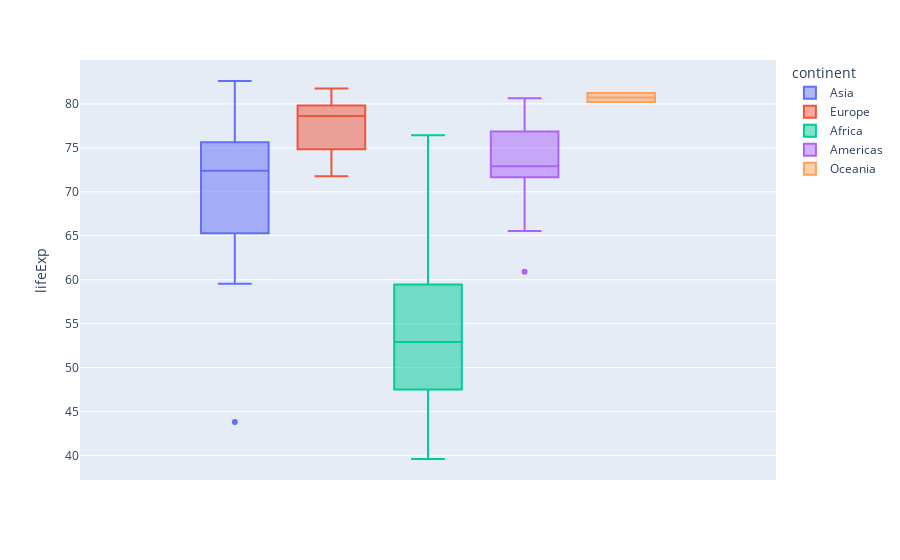

The notebook cell saved with this chart:
### Code cell
px.box(df.loc[df['year'] == 2007],
    y = 'lifeExp',
    color = 'continent',
    hover_name = 'country')

### Figure 1 — Plotly figure (JSON) as saved in the notebook; plotly's stock layout.template omitted (floating-point values rounded to 4 significant figures)
{"data": [{"alignmentgroup": "True", "hovertemplate": "<b>%{hovertext}</b><br><br>continent=Asia<br>lifeExp=%{y}<extra></extra>", "hovertext": ["Afghanistan", "Bahrain", "Bangladesh", "Cambodia", "China", "Hong Kong, China", "India", "Indonesia", "Iran", "Iraq", "Israel", "Japan", "Jordan", "Korea, Dem. Rep.", "Korea, Rep.", "Kuwait", "Lebanon", "Malaysia", "Mongolia", "Myanmar", "Nepal", "Oman", "Pakistan", "Philippines", "Saudi Arabia", "Singapore", "Sri Lanka", "Syria", "Taiwan", "Thailand", "Vietnam", "West Bank and Gaza", "Yemen, Rep."], "legendgroup": "Asia", "marker": {"color": "#636efa"}, "name": "Asia", "notched": false, "offsetgroup": "Asia", "orientation": "v", "showlegend": true, "type": "box", "x0": " ", "xaxis": "x", "y": [43.83, 75.64, 64.06, 59.72, 72.96, 82.21, 64.7, 70.65, 70.96, 59.55, 80.75, 82.6, 72.53, 67.3, 78.62, 77.59, 71.99, 74.24, 66.8, 62.07, 63.78, 75.64, 65.48, 71.69, 72.78, 79.97, 72.4, 74.14, 78.4, 70.62, 74.25, 73.42, 62.7], "y0": " ", "yaxis": "y"}, {"alignmentgroup": "True", "hovertemplate": "<b>%{hovertext}</b><br><br>continent=Europe<br>lifeExp=%{y}<extra></extra>", "hovertext": ["Albania", "Austria", "Belgium", "Bosnia and Herzegovina", "Bulgaria", "Croatia", "Czech Republic", "Denmark", "Finland", "France", "Germany", "Greece", "Hungary", "Iceland", "Ireland", "Italy", "Montenegro", "Netherlands", "Norway", "Poland", "Portugal", "Romania", "Serbia", "Slovak Republic", "Slovenia", "Spain", "Sweden", "Switzerland", "Turkey", "United Kingdom"], "legendgroup": "Europe", "marker": {"color": "#EF553B"}, "name": "Europe", "notched": false, "offsetgroup": "Europe", "orientation": "v", "showlegend": true, "type": "box", "x0": " ", "xaxis": "x", "y": [76.42, 79.83, 79.44, 74.85, 73.0, 75.75, 76.49, 78.33, 79.31, 80.66, 79.41, 79.48, 73.34, 81.76, 78.89, 80.55, 74.54, 79.76, 80.2, 75.56, 78.1, 72.48, 74.0, 74.66, 77.93, 80.94, 80.88, 81.7, 71.78, 79.42], "y0": " ", "yaxis": "y"}, {"alignmentgroup": "True", "hovertemplate": "<b>%{hovertext}</b><br><br>continent=Africa<br>lifeExp=%{y}<extra></extra>", "hovertext": ["Algeria", "Angola", "Benin", "Botswana", "Burkina Faso", "Burundi", "Cameroon", "Central African Republic", "Chad", "Comoros", "Congo, Dem. Rep.", "Congo, Rep.", "Cote d'Ivoire", "Djibouti", "Egypt", "Equatorial Guinea", "Eritrea", "Ethiopia", "Gabon", "Gambia", "Ghana", "Guinea", "Guinea-Bissau", "Kenya", "Lesotho", "Liberia", "Libya", "Madagascar", "Malawi", "Mali", "Mauritania", "Mauritius", "Morocco", "Mozambique", "Namibia", "Niger", "Nigeria", "Reunion", "Rwanda", "Sao Tome and Principe", "Senegal", "Sierra Leone", "Somalia", "South Africa", "Sudan", "Swaziland", "Tanzania", "Togo", "Tunisia", "Uganda", "Zambia", "Zimbabwe"], "legendgroup": "Africa", "marker": {"color": "#00cc96"}, "name": "Africa", "notched": false, "offsetgroup": "Africa", "orientation": "v", "showlegend": true, "type": "box", "x0": " ", "xaxis": "x", "y": [72.3, 42.73, 56.73, 50.73, 52.3, 49.58, 50.43, 44.74, 50.65, 65.15, 46.46, 55.32, 48.33, 54.79, 71.34, 51.58, 58.04, 52.95, 56.73, 59.45, 60.02, 56.01, 46.39, 54.11, 42.59, 45.68, 73.95, 59.44, 48.3, 54.47, 64.16, 72.8, 71.16, 42.08, 52.91, 56.87, 46.86, 76.44, 46.24, 65.53, 63.06, 42.57, 48.16, 49.34, 58.56, 39.61, 52.52, 58.42, 73.92, 51.54, 42.38, 43.49], "y0": " ", "yaxis": "y"}, {"alignmentgroup": "True", "hovertemplate": "<b>%{hovertext}</b><br><br>continent=Americas<br>lifeExp=%{y}<extra></extra>", "hovertext": ["Argentina", "Bolivia", "Brazil", "Canada", "Chile", "Colombia", "Costa Rica", "Cuba", "Dominican Republic", "Ecuador", "El Salvador", "Guatemala", "Haiti", "Honduras", "Jamaica", "Mexico", "Nicaragua", "Panama", "Paraguay", "Peru", "Puerto Rico", "Trinidad and Tobago", "United States", "Uruguay", "Venezuela"], "legendgroup": "Americas", "marker": {"color": "#ab63fa"}, "name": "Americas", "notched": false, "offsetgroup": "Americas", "orientation": "v", "showlegend": true, "type": "box", "x0": " ", "xaxis": "x", "y": [75.32, 65.55, 72.39, 80.65, 78.55, 72.89, 78.78, 78.27, 72.23, 74.99, 71.88, 70.26, 60.92, 70.2, 72.57, 76.19, 72.9, 75.54, 71.75, 71.42, 78.75, 69.82, 78.24, 76.38, 73.75], "y0": " ", "yaxis": "y"}, {"alignmentgroup": "True", "hovertemplate": "<b>%{hovertext}</b><br><br>continent=Oceania<br>lifeExp=%{y}<extra></extra>", "hovertext": ["Australia", "New Zealand"], "legendgroup": "Oceania", "marker": {"color": "#FFA15A"}, "name": "Oceania", "notched": false, "offsetgroup": "Oceania", "orientation": "v", "showlegend": true, "type": "box", "x0": " ", "xaxis": "x", "y": [81.23, 80.2], "y0": " ", "yaxis": "y"}], "layout": {"boxmode": "group", "legend": {"title": {"text": "continent"}, "tracegroupgap": 0}, "margin": {"t": 60}, "xaxis": {"anchor": "y", "domain": [0, 1]}, "yaxis": {"anchor": "x", "domain": [0, 1], "title": {"text": "lifeExp"}}}}
